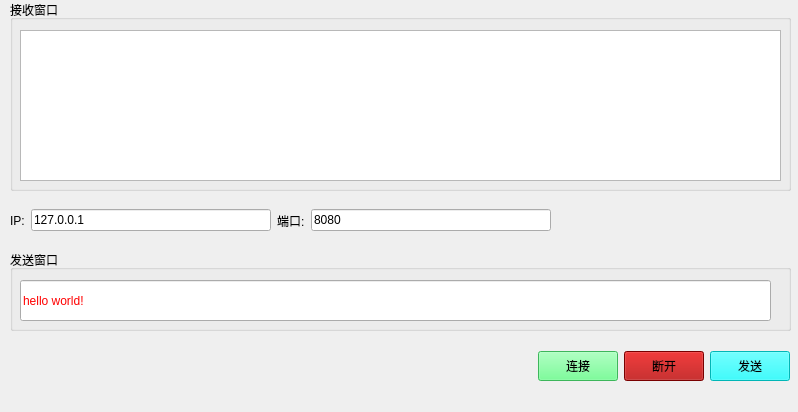
<?xml version="1.0" encoding="UTF-8"?>
<ui version="4.0">
 <class>Widget</class>
 <widget class="QWidget" name="Widget">
  <property name="geometry">
   <rect>
    <x>0</x>
    <y>0</y>
    <width>798</width>
    <height>412</height>
   </rect>
  </property>
  <property name="windowTitle">
   <string>Widget</string>
  </property>
  <widget class="QGroupBox" name="groupBox">
   <property name="geometry">
    <rect>
     <x>10</x>
     <y>0</y>
     <width>781</width>
     <height>191</height>
    </rect>
   </property>
   <property name="title">
    <string>接收窗口</string>
   </property>
   <widget class="QPlainTextEdit" name="recvtxt">
    <property name="geometry">
     <rect>
      <x>10</x>
      <y>30</y>
      <width>761</width>
      <height>151</height>
     </rect>
    </property>
    <property name="styleSheet">
     <string notr="true">color: rgb(0, 0, 255);</string>
    </property>
   </widget>
  </widget>
  <widget class="QGroupBox" name="groupBox_2">
   <property name="geometry">
    <rect>
     <x>10</x>
     <y>250</y>
     <width>781</width>
     <height>81</height>
    </rect>
   </property>
   <property name="title">
    <string>发送窗口</string>
   </property>
   <widget class="QLineEdit" name="sendtxt">
    <property name="geometry">
     <rect>
      <x>10</x>
      <y>30</y>
      <width>751</width>
      <height>41</height>
     </rect>
    </property>
    <property name="styleSheet">
     <string notr="true">color: rgb(255, 0, 0);</string>
    </property>
    <property name="text">
     <string>hello world!</string>
    </property>
   </widget>
  </widget>
  <widget class="QWidget" name="layoutWidget">
   <property name="geometry">
    <rect>
     <x>9</x>
     <y>341</y>
     <width>781</width>
     <height>51</height>
    </rect>
   </property>
   <layout class="QHBoxLayout" name="horizontalLayout_3">
    <item>
     <spacer name="horizontalSpacer_2">
      <property name="orientation">
       <enum>Qt::Horizontal</enum>
      </property>
      <property name="sizeHint" stdset="0">
       <size>
        <width>40</width>
        <height>20</height>
       </size>
      </property>
     </spacer>
    </item>
    <item>
     <widget class="QPushButton" name="openBtn">
      <property name="minimumSize">
       <size>
        <width>0</width>
        <height>30</height>
       </size>
      </property>
      <property name="styleSheet">
       <string notr="true">background-color: rgb(85, 255, 127);</string>
      </property>
      <property name="text">
       <string>连接</string>
      </property>
     </widget>
    </item>
    <item>
     <widget class="QPushButton" name="closeBtn">
      <property name="minimumSize">
       <size>
        <width>0</width>
        <height>30</height>
       </size>
      </property>
      <property name="styleSheet">
       <string notr="true">background-color: rgb(170, 0, 0);</string>
      </property>
      <property name="text">
       <string>断开</string>
      </property>
     </widget>
    </item>
    <item>
     <widget class="QPushButton" name="sentBtn">
      <property name="minimumSize">
       <size>
        <width>0</width>
        <height>30</height>
       </size>
      </property>
      <property name="styleSheet">
       <string notr="true">background-color: rgb(0, 255, 255);</string>
      </property>
      <property name="text">
       <string>发送</string>
      </property>
     </widget>
    </item>
   </layout>
  </widget>
  <widget class="QWidget" name="layoutWidget">
   <property name="geometry">
    <rect>
     <x>10</x>
     <y>200</y>
     <width>781</width>
     <height>41</height>
    </rect>
   </property>
   <layout class="QHBoxLayout" name="horizontalLayout">
    <item>
     <widget class="QLabel" name="label">
      <property name="text">
       <string>IP:</string>
      </property>
     </widget>
    </item>
    <item>
     <widget class="QLineEdit" name="iptxt">
      <property name="text">
       <string>127.0.0.1</string>
      </property>
     </widget>
    </item>
    <item>
     <widget class="QLabel" name="label_2">
      <property name="text">
       <string>端口:</string>
      </property>
     </widget>
    </item>
    <item>
     <widget class="QLineEdit" name="porttxt">
      <property name="text">
       <string>8080</string>
      </property>
     </widget>
    </item>
    <item>
     <spacer name="horizontalSpacer">
      <property name="orientation">
       <enum>Qt::Horizontal</enum>
      </property>
      <property name="sizeHint" stdset="0">
       <size>
        <width>20</width>
        <height>20</height>
       </size>
      </property>
     </spacer>
    </item>
   </layout>
  </widget>
 </widget>
 <resources/>
 <connections/>
</ui>
